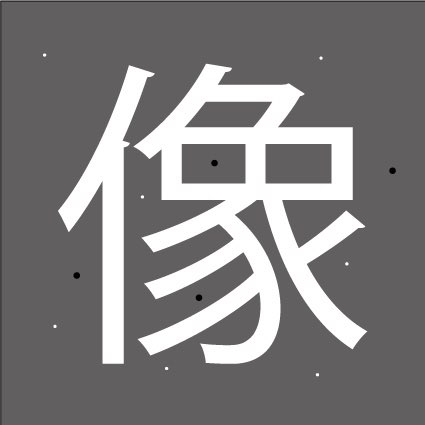
//> input picture 05_2023-05-17/prg/05_02_denoising_k22047/dot_gray_kanji.jpg, 425 x 425 px
$ ./05_02_denoising_k22047   (built with g++ and OpenCV 4)
//> lines starting //> are read from the running program, lines starting //| are printed output that depends on the picture; after the words box and inside, x2 and y2 are one past the last pixel; in counts of white or black regions, pixels touching at a corner belong together
#include <iostream>
#include <opencv2/opencv.hpp>

#define FILE_NAME "../dot_gray_kanji.jpg"

#define WINDOW_NAME_INPUT "input"
#define WINDOW_NAME_OUTPUT "output"

int main(int argc, char const *argv[]) {
    // 画像をグレースケールで入力
    cv::Mat src_img = cv::imread(FILE_NAME, 0);
//> src_img: 425 rows x 425 cols, CV_8UC1; min 0, max 255, mean 126.8
    if (src_img.empty()) {
        fprintf(stderr, "Failed to open file.\n");
        return -1;
    }

    // 出力画像の宣言
    cv::Mat dst_img;

    // 平均化
    int kernelSize = 10;
    cv::blur(src_img, dst_img, cv::Size(kernelSize, kernelSize));
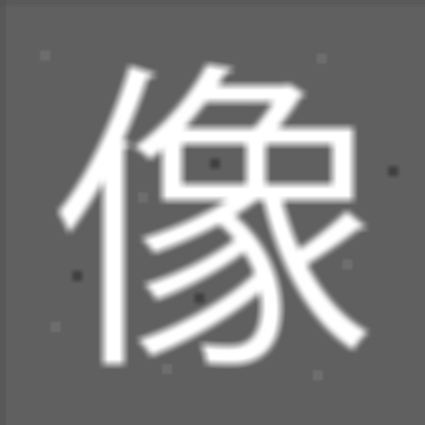
//> dst_img: 425 rows x 425 cols, CV_8UC1; min 64, max 255, mean 126.8

    // 2値化
    cv::Mat bin_img = cv::Mat(src_img.size(), CV_8UC1);
    int threshold = 128;
    for(int y = 0; y < dst_img.rows; y++){
        for(int x = 0; x < dst_img.cols; x++){
            // 画素値の取得
            unsigned char s = dst_img.at<unsigned char>(y, x);
            if(s < threshold){
                bin_img.at<unsigned char>(y, x) = 0;
            }else{
                bin_img.at<unsigned char>(y, x) = 255;
            }
        }
    }
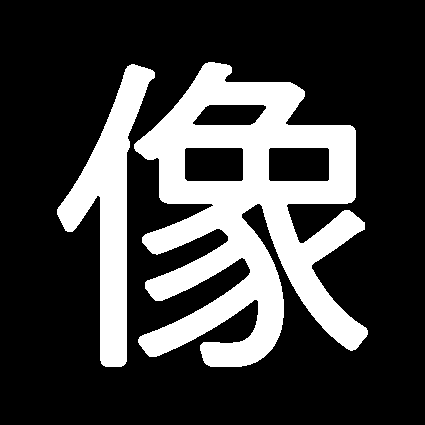
//> bin_img: 425 rows x 425 cols, CV_8UC1; 25.1% white; 2 white regions, box (x1, y1, x2, y2) and area: (134, 62, 368, 367) 35249, (57, 64, 155, 367) 10017

    // 出力
    cv::imshow(WINDOW_NAME_INPUT, src_img);
    cv::imshow("output2", dst_img);
    cv::imshow(WINDOW_NAME_OUTPUT, bin_img);
    cv::waitKey();

    return 0;
}
